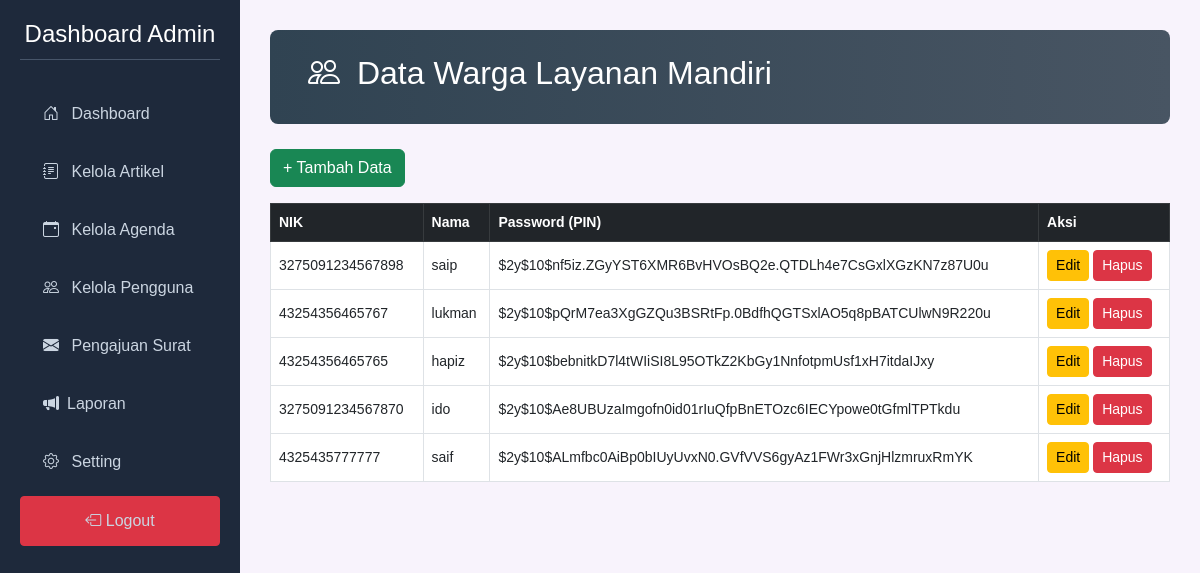
Before: /resource/view/admin/mandiri_crud.php (signed in) with the older database file.
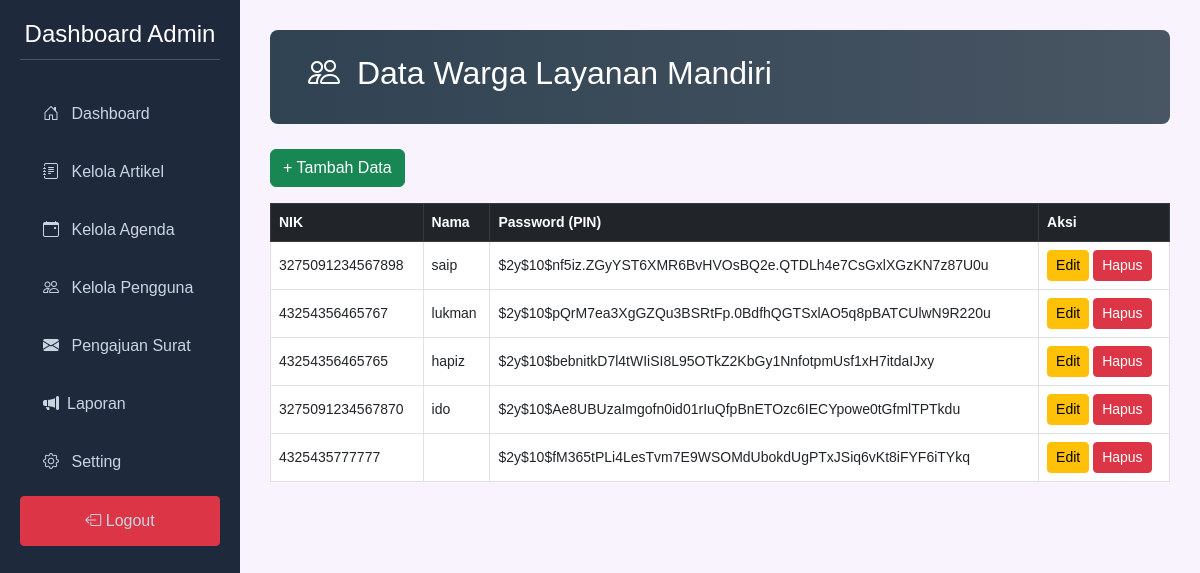
After: the same page with the newer database file.
### tables this page shows
CREATE TABLE `masyarakat` (
  `id` int NOT NULL,
  `nama` varchar(100) NOT NULL,
  `nik` varchar(16) NOT NULL,
  `pin` varchar(255) NOT NULL
);

### resource/view/admin/mandiri_crud.php (the view, shortened to what this page needs)
<?php
include "../db.php";
$result = $conn->query("SELECT * FROM masyarakat");
?>
<!DOCTYPE html>
<html lang="id">
<head>
  <link rel="stylesheet" href="https://cdn.jsdelivr.net/npm/bootstrap@5.3.0/dist/css/bootstrap.min.css">
  <link rel="stylesheet" href="https://cdn.jsdelivr.net/npm/bootstrap-icons@1.10.5/font/bootstrap-icons.css">
  <link rel="stylesheet" href="../../css/crud.css">
</head>
<body>
<div class="sidebar">
    <h2>Dashboard Admin</h2>
    <a href="dashboard.php"><i class="bi bi-house-door m-2"></i> Dashboard</a>
    <a href="artikel_crud.php"><i class="bi bi-journal-text m-2"></i> Kelola Artikel</a>
    <a href="agenda_crud.php"><i class="bi bi-calendar-event m-2"></i> Kelola Agenda</a>
    <a href="mandiri_crud.php"><i class="bi bi-people m-2"></i> Kelola Pengguna</a>
    <a href="pengajuan.php"><i class="bi bi-envelope-fill m-2"></i> Pengajuan Surat</a>
    <a href="laporan.php"><i class="bi bi-megaphone-fill m-2"></i>Laporan</a>
    <a href="Setting_admin.php"><i class="bi bi-gear m-2"></i> Setting</a>
    <a href="../home.php" class="btn btn-danger"><i class="bi bi-box-arrow-left"></i> Logout</a>
</div>
<div class="main">
<div class="admin-header">
    <h2>
    <i class="bi bi-people m-2"></i>
    Data Warga Layanan Mandiri</h2>
</div>
    <a href="tambah_mandiri.php" class="btn btn-success mb-3">+ Tambah Data</a>
    <table class="table table-bordered bg-white">
        <thead class="table-dark">
            <tr>
                <th>NIK</th>
                <th>Nama</th>
                <th>Password (PIN)</th>
                <th>Aksi</th>
            </tr>
        </thead>
        <tbody>
            <?php while ($row = $result->fetch_assoc()): ?>
                <tr>
                    <td><?= htmlspecialchars($row['nik']) ?></td>
                    <td><?= htmlspecialchars($row['nama']) ?></td>
                    <td><?= htmlspecialchars($row['pin']) ?></td>
                    <td>
                        <a href="edit_mandiri.php?id=<?= $row['masyarakat_id'] ?>" class="btn btn-sm btn-warning">Edit</a>
                        <a href="hapus_mandiri.php?id=<?= $row['masyarakat_id'] ?>" onclick="return confirm('Yakin hapus?')" class="btn btn-sm btn-danger">Hapus</a>
                    </td>
                </tr>
            <?php endwhile; ?>
        </tbody>
    </table>
</div>
</body>
</html>

Changed rows visible on the page:
removed masyarakat: nik "4325435777777", nama "saif", pin "$2y$10$ALmfbc0AiBp0bIUyUvxN0.GVfVVS6gyAz1FWr3xGnjHlzmruxRmYK"
added masyarakat: nik "4325435777777", pin "$2y$10$fM365tPLi4LesTvm7E9WSOMdUbokdUgPTxJSiq6vKt8iFYF6iTYkq"
